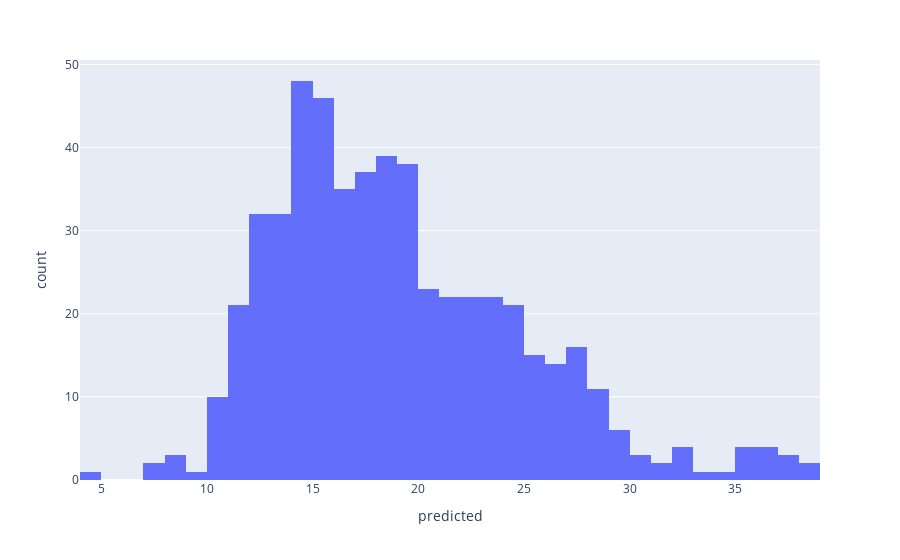

Notebook cell for this chart:
### Markdown cell above
# Predicted and Actual Distributions

Shown below are the distributions of the predicted and actual points per 100 possessions of the tested players

### Code cell
fig = px.histogram(x=predictions['predicted'], labels={
    'x': 'predicted'
})

# nth percentile difference (Lower number better)
print(predictions.quantile(q=0.5)['predicted'])
print('Standard deviation: ' + str(predictions['predicted'].std()))

fig.show()

### Figure 1 — Plotly figure (JSON) as saved in the notebook; plotly's stock layout.template omitted (floating-point values rounded to 4 significant figures; data arrays with more than 128 entries replaced by an {"elided": "..."} marker saying what was removed)
{"data": [{"alignmentgroup": "True", "bingroup": "x", "hovertemplate": "predicted=%{x}<br>count=%{y}<extra></extra>", "legendgroup": "", "marker": {"color": "#636efa", "pattern": {"shape": ""}}, "name": "", "offsetgroup": "", "orientation": "v", "showlegend": false, "type": "histogram", "x": {"elided": "541 float values"}, "xaxis": "x", "yaxis": "y"}], "layout": {"barmode": "relative", "legend": {"tracegroupgap": 0}, "margin": {"t": 60}, "xaxis": {"anchor": "y", "domain": [0, 1], "title": {"text": "predicted"}}, "yaxis": {"anchor": "x", "domain": [0, 1], "title": {"text": "count"}}}}
